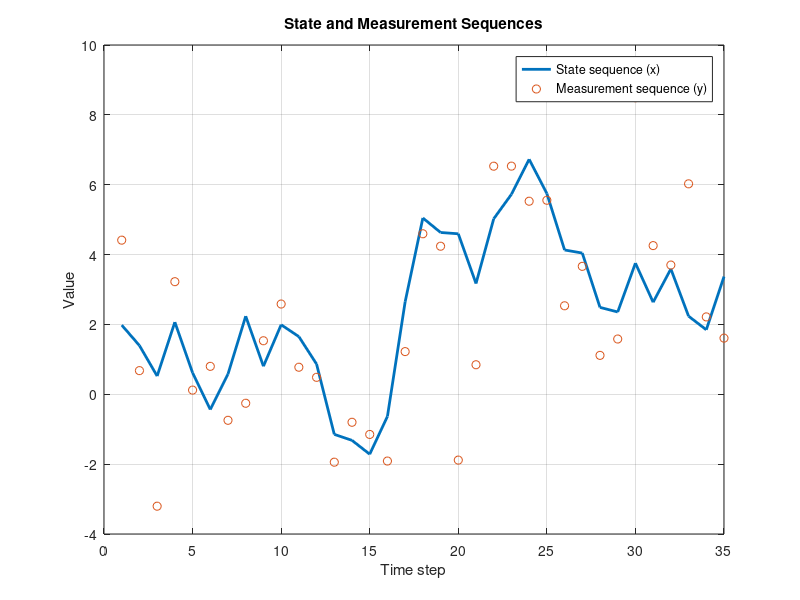
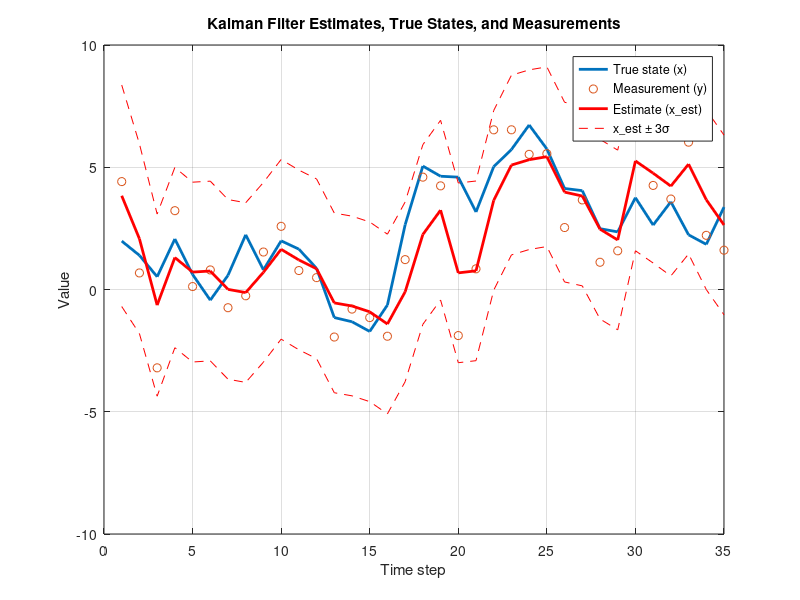
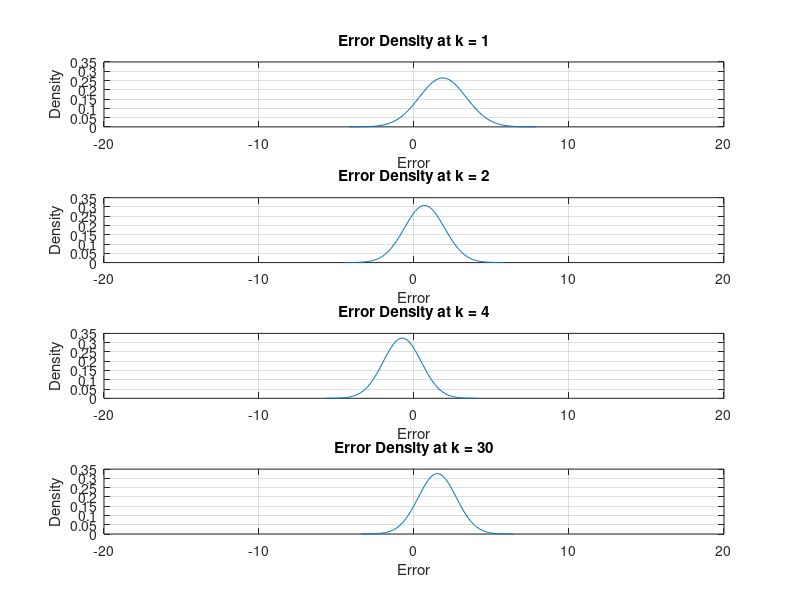

Here is the MATLAB script that generated these plots, in order:
rng(42); % Set the random seed for reproducibility

n = 35;
Q = 1.5;
R = 3;
x0_mean = 2;
x0_var = 8;

% Generate the state sequence
x = zeros(n, 1);
x(1) = x0_mean + sqrt(x0_var) * randn;
for k = 2:n
    x(k) = x(k-1) + sqrt(Q) * randn;
end

% Generate the measurement sequence
y = x + sqrt(R) * randn(n, 1);

% Plot the state and measurement sequences
figure;
plot(x, 'LineWidth', 2);
hold on;
plot(y, 'o');
hold off;
xlabel('Time step');
ylabel('Value');
title('State and Measurement Sequences');
legend('State sequence (x)', 'Measurement sequence (y)');
grid on;

% Kalman filter initialization
x_prior = x0_mean; % initial state mean
P_prior = x0_var; % initial state covariance

% Pre-allocate arrays for filter output
x_est = zeros(n, 1);
P_est = zeros(n, 1);
x_ub = zeros(n, 1);
x_lb = zeros(n, 1);

% Kalman filter loop
for k = 1:n
    % Predict
    x_pred = x_prior;
    P_pred = P_prior + Q;

    % Update
    K = P_pred / (P_pred + R);
    x_post = x_pred + K * (y(k) - x_pred);
    P_post = (1 - K) * P_pred;

    % Store the results
    x_est(k) = x_post;
    P_est(k) = P_post;
    x_ub(k) = x_post + 3 * sqrt(P_post);
    x_lb(k) = x_post - 3 * sqrt(P_post);

    % Prepare for next iteration
    x_prior = x_post;
    P_prior = P_post;
end

% Plot the estimates with the true states and measurements
figure;
plot(x, 'LineWidth', 2);
hold on;
plot(y, 'o');
plot(x_est, 'r', 'LineWidth', 2);
plot(x_ub, 'r--');
plot(x_lb, 'r--');
hold off;
xlabel('Time step');
ylabel('Value');
title('Kalman Filter Estimates, True States, and Measurements');
legend('True state (x)', 'Measurement (y)', 'Estimate (x\_est)', 'x\_est ± 3σ');
grid on;

% Plot error density for selected time instances
time_instances = [1, 2, 4, 30];
figure;
for i = 1:length(time_instances)
    k = time_instances(i);
    mu = x_est(k) - x(k);
    sigma = sqrt(P_est(k));
    x_range = linspace(mu - 4*sigma, mu + 4*sigma, 100);
    y_density = normpdf(x_range, mu, sigma);
    
    subplot(length(time_instances), 1, i);
    plot(x_range, y_density);
    xlim([-20, 20]);
    xlabel('Error');
    ylabel('Density');
    title(sprintf('Error Density at k = %d', k));
    grid on;
end

